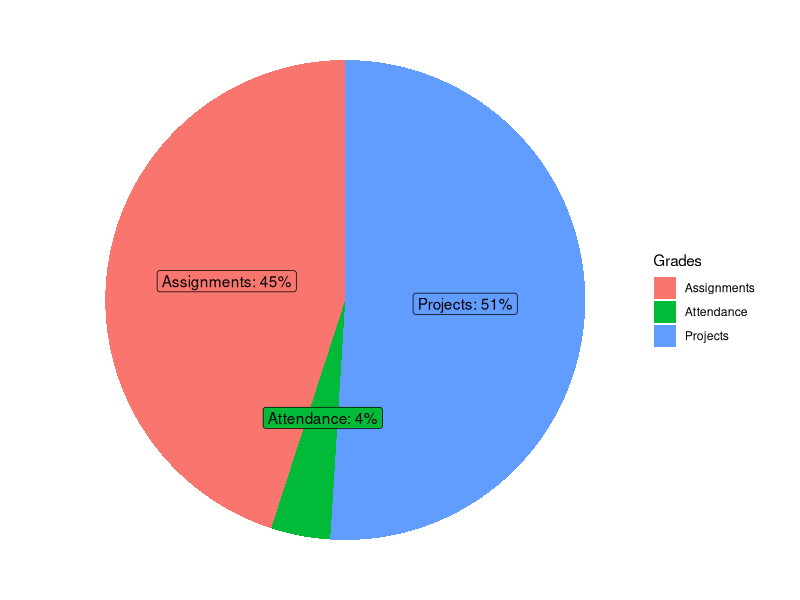
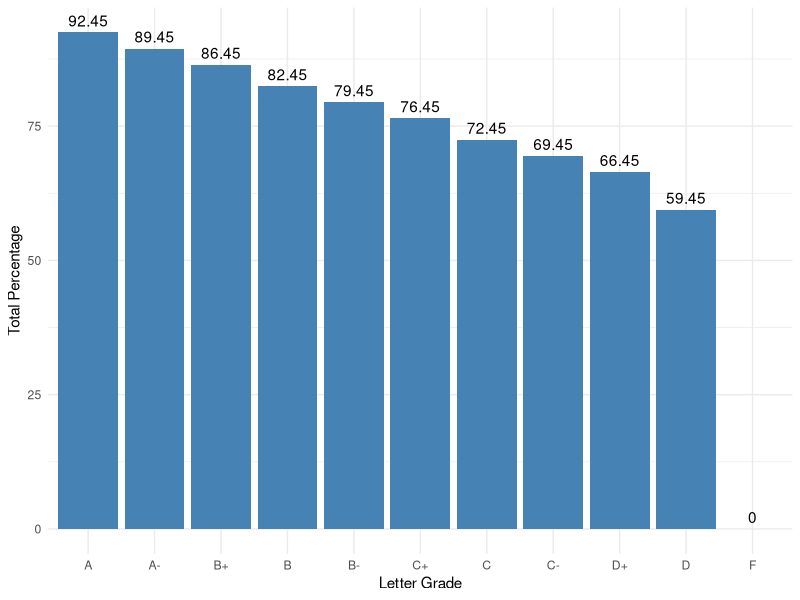

Recreate these plots in R, in order.
## ---- chunk 1
knitr::opts_chunk$set(echo = FALSE, warning = FALSE, message = FALSE)
## ---- chunk 2
# install.packages("ggplot2")
library(ggplot2)
library(dplyr)
# Variables

Percentage = c(.45,.51, .04)
Grades = c('Assignments','Projects','Attendance')

df = data.frame(Grades = Grades, Percentage = Percentage, labels = paste0(Grades,": ", Percentage*100, "%"))

ggplot(df, aes(x = "", y = Percentage, fill = Grades)) +
  geom_col() +
  geom_label(aes(label = labels),
             position = position_stack(vjust = 0.5),
             show.legend = FALSE) +
  labs(x='')+
  coord_polar(theta = "y")+
  theme_void()
## ---- chunk 3
library(ggplot2)
library(forcats)

# Basic barplot

Grades           = c("A","A-","B+","B","B-","C+","C","C-","D+","D", "F")
Total_Percentage = c(92.45, 89.45, 86.45, 82.45 ,79.45, 76.45, 72.45, 69.45, 66.45, 59.45, 0)
df = data.frame(Grades = Grades, Total_Percentage = Total_Percentage)


p<-ggplot(data=df, aes(x= fct_rev(fct_reorder(Grades, Total_Percentage)), y=Total_Percentage)) +
  geom_col(fill="steelblue")+
  labs(y = 'Total Percentage', x ='Letter Grade')+
  geom_text(aes(label = Total_Percentage), vjust = -0.5)+
  theme_minimal()
p

